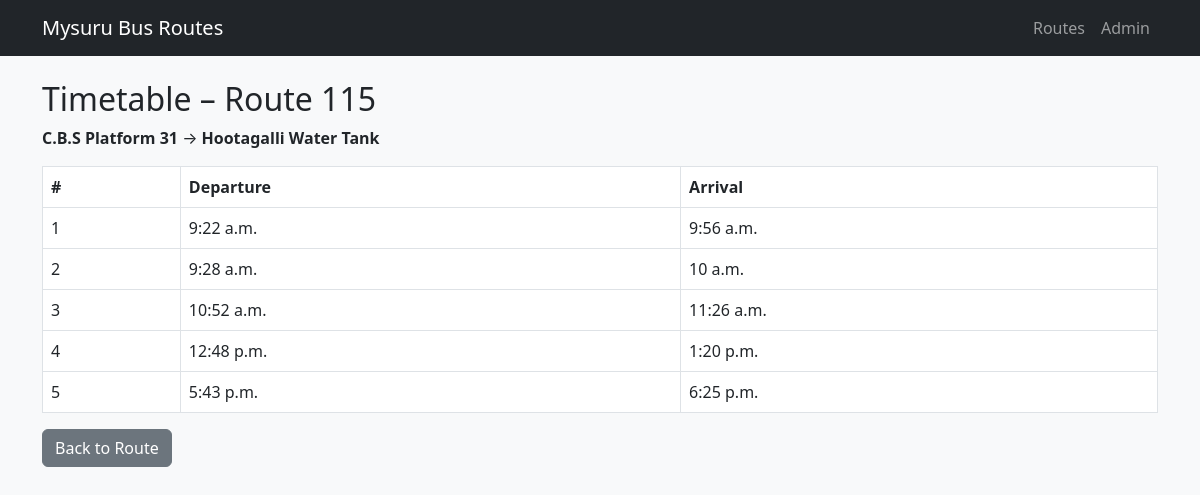
The app's page /routes/2/timetable/ with its own data.
### bus_transport/models.py (models this page shows, shortened)
class BusRoute(models.Model):
    route_number = models.CharField(max_length=10)
    start_point = models.CharField(max_length=100)
    end_point = models.CharField(max_length=100)

class Timetable(models.Model):
    route = models.ForeignKey(BusRoute, on_delete=models.CASCADE, related_name='timetables')
    departure_time = models.TimeField()
    arrival_time = models.TimeField()

### bus_transport/views.py (the view)
# urls.py: path("routes/<int:route_id>/timetable/", views.timetable_page, name="timetable_page"),
def timetable_page(request, route_id):
    route = get_object_or_404(BusRoute, id=route_id)
    timetable = route.timetables.all().order_by("departure_time")
    context = {
        "route": route,
        "timetable": timetable,
    }
    return render(request, "bus_transport/timetable.html", context)

### bus_transport/templates/bus_transport/timetable.html
{% extends "bus_transport/base.html" %}
{% block content %}
<h2>Timetable – Route {{ route.route_number }}</h2>
<p><strong>{{ route.start_point }}</strong> → <strong>{{ route.end_point }}</strong></p>
<table class="table table-bordered mt-3">
    <thead>
    <tr>
        <th>#</th>
        <th>Departure</th>
        <th>Arrival</th>
    </tr>
    </thead>
    <tbody>
    {% for t in timetable %}
        <tr>
            <td>{{ forloop.counter }}</td>
            <td>{{ t.departure_time }}</td>
            <td>{{ t.arrival_time }}</td>
        </tr>
    {% endfor %}
    </tbody>
</table>
<a href="{% url 'bus_transport:route_detail' route.id %}" class="btn btn-secondary">
    Back to Route
</a>
{% endblock %}

### records on screen
BusRoute: route_number "115", start_point "C.B.S Platform 31", end_point "Hootagalli Water Tank"
Timetable: departure_time "9:22 a.m.", arrival_time "9:56 a.m."
Timetable: departure_time "9:28 a.m.", arrival_time "10 a.m."
Timetable: departure_time "10:52 a.m.", arrival_time "11:26 a.m."
Timetable: departure_time "12:48 p.m.", arrival_time "1:20 p.m."
Timetable: departure_time "5:43 p.m.", arrival_time "6:25 p.m."
